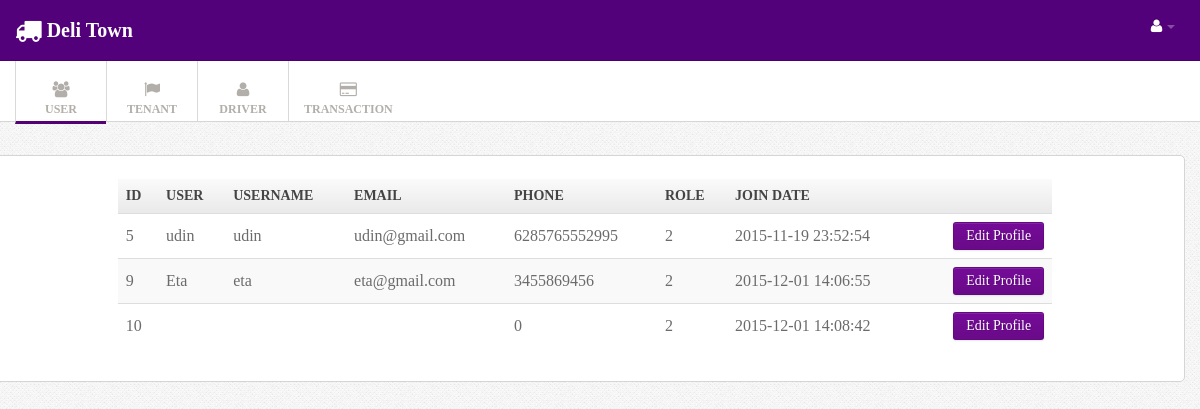
/index.php?menu=adminUser (signed in), run on the app's committed database.
### tables this page shows
CREATE TABLE IF NOT EXISTS `user` (
  `id_user` int(11) NOT NULL,
  `name` varchar(50) NOT NULL,
  `username` varchar(50) NOT NULL,
  `password` text NOT NULL,
  `email` varchar(50) NOT NULL,
  `phone` double NOT NULL,
  `role` int(11) NOT NULL DEFAULT '2' COMMENT '1= admin,2 = user,3=driver,4=owner',
  `date_join` datetime NOT NULL DEFAULT CURRENT_TIMESTAMP
);

### controller/userController.php (called while the page is built, shortened)
<?php
class userController {
    private $userdao;
    public function __construct() {
        $this->userdao = new userDao();
    }
    public function adminUser() {
        $user = $this->userdao->get_user_by_role(2)->getIterator();
        require_once '/view/admin/adminUser.php';
    }
}

### model/userDao.php (called while the page is built, shortened)
<?php
class userDao implements userInterface {
    public function get_user_by_role($role) {
       $users = new ArrayObject();
        try {
            $conn = conection::getconection();
            $sql = "SELECT * from user where role=?";
            $stmt = $conn->prepare($sql);
            $stmt->bindParam(1, $role);
            $stmt->execute();
            while ($row = $stmt->fetch()) {
                $user = new user();
                $user->setId_user($row['id_user']);
                $user->setName($row['name']);
                $user->setPassword($row['password']);
                $user->setPhone($row['phone']);
                $user->setUsername($row['username']);
                $user->setRole($row['role']);
                $user->setEmail($row['email']);
                $user->setDate_join($row['date_join']);
                $users->append($user);
            }
        } catch (Exception $e) {
            echo $e->getMessage();
            die();
        }
        return $users;
    }
}

### model/user.php (called while the page is built, shortened)
<?php
class user {
    private $id_user;
    private $name;
    private $username;
    private $email;
    private $phone;
    private $role;
    private $date_join;
    public function getId_user() {
        return $this->id_user;
    }
    public function getName() {
        return $this->name;
    }
    public function getUsername() {
        return $this->username;
    }
    public function getEmail() {
        return $this->email;
    }
    public function getPhone() {
        return $this->phone;
    }
    public function getRole() {
        return $this->role;
    }
    public function getDate_join() {
        return $this->date_join;
    }
    public function setId_user($id_user) {
        $this->id_user = $id_user;
    }
    public function setName($name) {
        $this->name = $name;
    }
    public function setUsername($username) {
        $this->username = $username;
    }
    public function setEmail($email) {
        $this->email = $email;
    }
    public function setPhone($phone) {
        $this->phone = $phone;
    }
    public function setRole($role) {
        $this->role = $role;
    }
    public function setDate_join($date_join) {
        $this->date_join = $date_join;
    }
}

### view/admin/adminUser.php (the view, shortened to what this page needs)
<!DOCTYPE html>
<html lang="en">
    <head>
    </head>
    <body>
        <div class="navbar navbar-fixed-top">
            <div class="navbar-inner">
                <div class="container">
                    <a href="index.php?menu=admin" class="brand"><div class="icon-large icon-truck">
                        </div>Deli Town</a>
                    <div class="nav-collapse">
                        <ul class="nav pull-right">
                            <?php if ($_SESSION['is_logged']) { ?>
                                <li class="dropdown"><a href="#" class="dropdown-toggle" data-toggle="dropdown">
                                        <i class="icon-large icon-user"></i> <b class="caret"></b></a>
                                </li>
                            </ul>
                        <?php } ?>
                    </div>
                </div>
            </div>
        </div>
        <div class="subnavbar">
            <div class="subnavbar-inner">
                <div class="container">
                     <ul class="mainnav">
                       <li class="active"><a href="index.php?menu=adminUser" class="dropdown-toggle" >
                               <div class="icon-large icon-group">
                               </div>
                               <span>USER</span> <b class="caret"></b></a>
                       </li>
                       <li class="dropdown"><a href="index.php?menu=adminTenant" class="dropdown-toggle" >
                               <div class="icon-large icon-flag">
                               </div>
                               <span>TENANT</span> <b class="caret"></b></a>
                       </li>
                       <li class="dropdown"><a href="index.php?menu=adminDriver" class="dropdown-toggle" >
                               <div class="icon-large icon-user">
                               </div>
                               <span>DRIVER</span> <b class="caret"></b></a>
                       </li>
                       <li class="dropdown"><a href="index.php?menu=adminTrans" class="dropdown-toggle" >
                               <div class="icon-large icon-credit-card">
                               </div>
                               <span>TRANSACTION</span> <b class="caret"></b></a>
                       </li>
                    </ul>
                </div>
            </div>
        </div>
        <div class="main">
            <div class="main-inner">
                <div class="container">
                    <center>
                        <div class="row">
                            <div class="widget-content">
                                <form action="" method="post">
                                    <?php
                                    echo "<table class='table table-striped table-bordered' style='width:80%'>";
                                    echo "<br>";
                                    echo "<th>ID</th>";
                                    echo "<th>User</th>";
                                    echo "<th>Username</th>";
                                    echo "<th>Email</th>";
                                    echo "<th>Phone</th>";
                                    echo "<th>Role</th>";
                                    echo "<th colspan='2'>Join Date</th>";
                                    while ($user->valid()) {
                                    echo "<tr>";
                                    echo "<td>"; echo $user->current()->getId_user();
                                    echo "<td>"; echo $user->current()->getName();
                                    echo "<td>"; echo $user->current()->getUsername();
                                    echo "<td>"; echo $user->current()->getEmail();
                                    echo "<td>"; echo $user->current()->getPhone();
                                    echo "<td>"; echo $user->current()->getRole();
                                    echo "<td>"; echo $user->current()->getDate_join();
                                    echo "<td>"; echo "<a href='index.php?menu=edit&id=".$user->current()->getId_user()."'>
                                    <input type='button' class='button btn btn-success' value='Edit Profile'>
                                    </a></li>" ;
                                        $user->next();
                                    }
                                    echo "</table>";
                                    ?>
                                </form>
                            </div>
                        </div>
                    </center>
                </div>
            </div>
        </div>
    </body>
</html>

### index.php (shortened to what this page needs)
<html>
    <head>
        <!DOCTYPE html>
    <html lang="en">
        <head>
            <link href="css/bootstrap.min.css" rel="stylesheet">
            <link href="css/bootstrap-responsive.min.css" rel="stylesheet">
            <link href="css/sb-admin.css" rel="stylesheet">
            <link href="css/font-awesome.css" rel="stylesheet">
            <link href="css/style.css" rel="stylesheet">
            <link href="css/pages/dashboard.css" rel="stylesheet">
            <link href="css/pages/faq.css" rel="stylesheet">
            <link href="css/pages/signin.css" rel="stylesheet" type="text/css">
            <link rel="stylesheet" href="alertify/css/alertify.min.css" />
            <link rel="stylesheet" href="alertify/css/themes/default.min.css" />
        </head>
    </html>
    <?php
    include_once 'model/user.php';
    include_once 'model/userDao.php';
    include_once 'controller/userController.php';
    if (isset($_GET['menu'])) {
        $mnu = $_GET['menu'];
    } else {
        $mnu = "";
    }
    switch ($mnu) {
        case 'adminUser':
            $usercon = new userController();
            $usercon->adminUser();
            break;
    }
    ?>

### css/style.css (style rules this page uses)
body { background: #f9f6f1; font : 13px/1.7em 'Kalinga'; }
input, button, select, textarea { font-family:"Kalinga"; }
.table td { vertical-align: middle; }
.table-bordered th { background: #E9E9E9; background:-moz-linear-gradient(top, #FAFAFA 0%, #E9E9E9 100%); background:-webkit-gradient(linear, left top, left bottom, color-stop(0%,#FAFAFA), color-stop(100%,#E9E9E9)); background:-webkit-linear-gradient(top, #FAFAFA 0%,#E9E9E9 100%); background:-o-linear-gradient(top, #FAFAFA 0%,#E9E9E9 100%); background:-ms-linear-gradient(top, #FAFAFA 0%,#E9E9E9 100%); background:linear-gradient(top, #FAFAFA 0%,#E9E9E9 100%); filter: progid:DXImageTransform.Microsoft.gradient(startColorstr='#FAFAFA', endColorstr='#E9E9E9'); -ms-filter: "progid:DXImageTransform.Microsoft.gradient(startColorstr='#FAFAFA', endColorstr='#E9E9E9')"; font-size: 14px; color: #444; text-transform: uppercase; }
.navbar .container { position: relative; }
.navbar-inner { padding: 7px 0; background: #52017b !important; -moz-border-radius: 0; -webkit-border-radius: 0; border-radius: 0; }
.navbar-fixed-top { position: static; }
.navbar .nav a { font-size: 11px; }
.navbar .nav>li>a { color:#fff !important; }
.navbar .brand { font-weight: 600; position: relative; top: 2px; }
.subnavbar-inner { height: 60px; background: #fff; border-bottom: 1px solid #d6d6d6; }
.subnavbar .container > ul { display: inline-block; height: 80px; padding: 0; margin: 0; }
.subnavbar .container > ul > li { float: left; min-width: 90px; height: 60px; padding: 0; margin: 0; text-align: center; vertical-align: middle; list-style: none; border-left: 1px solid #d9d9d9; }
.subnavbar .container > ul > li > a { display: block; height: 100%; padding: 0 15px; padding-top: 20px; font-size: 12px; font-weight: bold; color: #b2afaa; }
.subnavbar .container > ul > li.active { color: #52017b; border-bottom: 3px solid #540077; text-decoration: none; }
.subnavbar .container > ul > li > a > span { display: block; }
.subnavbar .caret { margin-top: 4px; border-top-color: white; border-bottom-color: white; }
.main { padding-bottom: 2em; }
.widget-content { padding: 1px 15px 15px; background: #FFF; border: 1px solid #D5D5D5; -moz-border-radius: 5px; -webkit-border-radius: 5px; border-radius: 5px; }
.widget-content:before, .widget-content:after { content:""; display:table; }
.widget-content:after { clear:both; }
.widget-content { zoom:1; }

### css/pages/signin.css (style rules this page uses)
body { background: url(../../img/body-bg.png); color:#6b6b6b; font: 13px/1.7em "Kalinga"; }

### data on the page
user: id_user "5", name "udin", username "udin", email "udin@gmail.com", phone "6285765552995", role "2", date_join "2015-11-19 23:52:54"
user: id_user "9", name "Eta", username "eta", email "eta@gmail.com", phone "3455869456", role "2", date_join "2015-12-01 14:06:55"
user: id_user "10", phone "0", role "2", date_join "2015-12-01 14:08:42"
